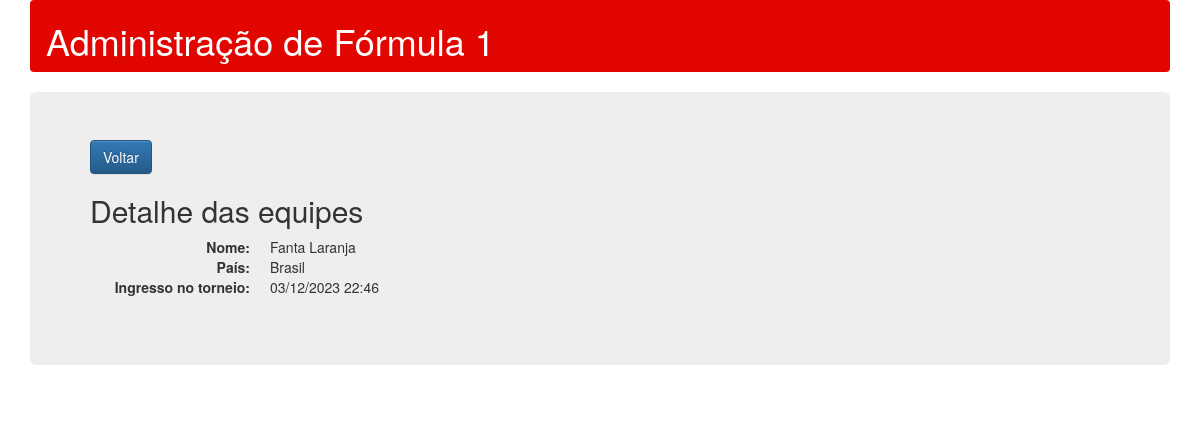
/equipes/1/, run on the app's committed database.
### formulaum/models.py (models this page shows, shortened)
class Equipe(Model):
    nome = CharField(max_length=50)
    data_de_ingresso_no_campeonato = DateTimeField(
        auto_now_add=True, verbose_name='Data de ingresso no campeonato')
    pais = CharField(max_length=100)
    cidade = CharField(max_length=200, null=True, blank=True)
    diretor = CharField(max_length=200, null=True, blank=True)
    funcionarios = CharField(max_length=200, null=True, blank=True)
    observacao = TextField(null=True, blank=True)
    class Meta:
      ordering = ['-data_de_ingresso_no_campeonato']

### formulaum/views.py (the view)
# urls.py: path('equipes/<int:pk>/', EquipeDetail.as_view(), name="equipe-detail", ),
class EquipeDetail(DetailView):
  model = Equipe

### formulaum/templates/formulaum/equipe_detail.html (shortened to what this page needs)
{% extends "base.html" %}
{% block content %}
      <a class="btn btn-primary" href="/equipes/">Voltar</a>
      <div class="page_header">
          <h2>Detalhe das equipes</h2>
      </div>
      <dl class="dl-horizontal">
        <dt>Nome:</dt>
        <dd>{{ object.nome }}</dd>
        <dt>País:</dt>
        <dd>{{ object.pais }}</dd>
        <dt>Ingresso no torneio:</dt>
        <dd>{{ object.data_de_ingresso_no_campeonato|date:"d/m/Y H:i"}}</dd>
{% endblock %}

### data on the page
Equipe: nome "Fanta Laranja", pais "Brasil", data_de_ingresso_no_campeonato "03/12/2023 22:46"
